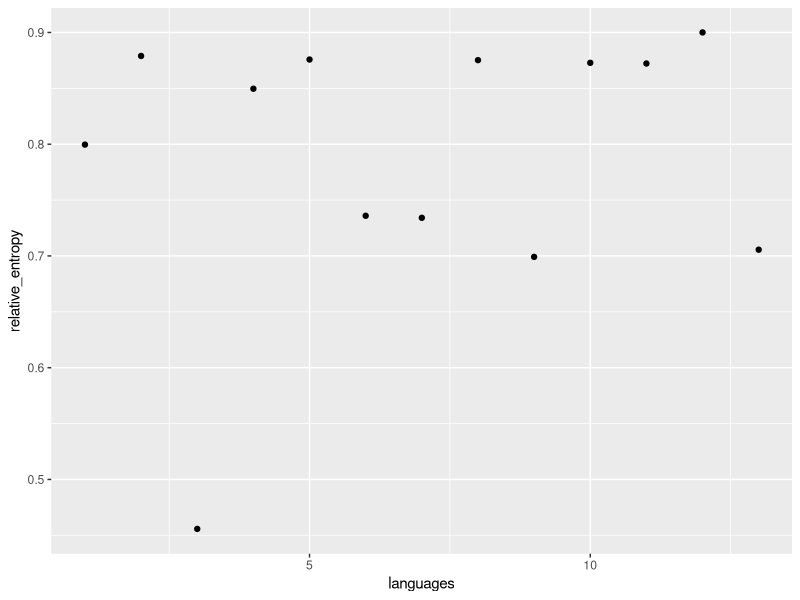
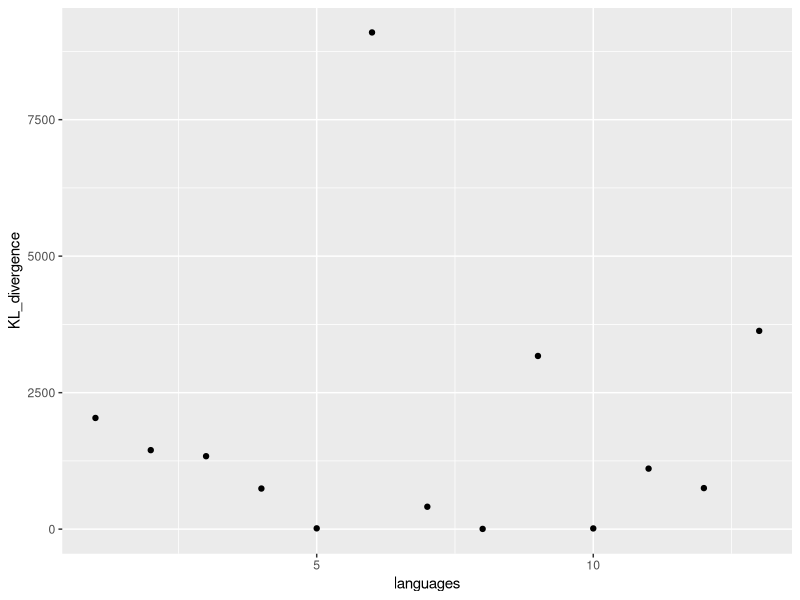
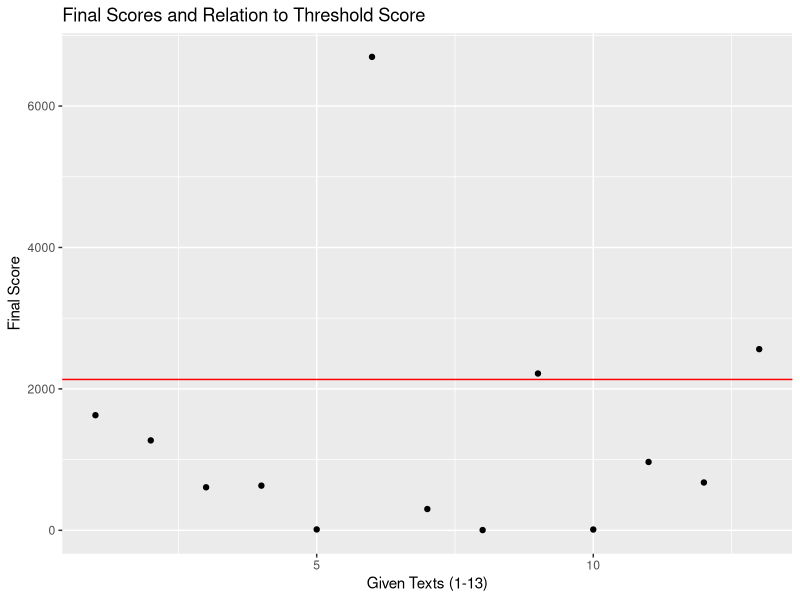

R code for these plots, in order:
## ---- chunk 1
library(tidyverse)
## ---- chunk 2
languages = c(1:13)
KL_divergence = c(2036.307892, 1446.905943, 1335.869791, 743.678471, 14.497046, 9097.490202, 410.340914, 4.239918, 3171.729715, 13.146736, 1108.437377, 751.700201, 3631.133715)
relative_entropy = c(0.799648, 0.878982, 0.455717, 0.849670, 0.875801, 0.735950, 0.734137, 0.875227, 0.699176, 0.872847, 0.872228, 0.900045, 0.705617)

lang_data = data.frame(cbind(languages, relative_entropy, KL_divergence))
## ---- chunk 3
re_plot = ggplot(lang_data, aes(x = languages, y = relative_entropy)) + geom_point()
re_plot

kl_plot = ggplot(lang_data, aes(x = languages, y = KL_divergence)) + geom_point()
kl_plot
## ---- chunk 4
pap_re = 0.744035
pap_kl = 2867.128641
pap_score = pap_re*pap_kl

lang_data["score"] = lang_data$relative_entropy*lang_data$KL_divergence
## ---- chunk 5
score_plot = ggplot(lang_data, aes(x = languages, y = score)) + geom_point() + geom_hline(yintercept = pap_score, col = "red") + labs(x = "Given Texts (1-13)", y = "Final Score", title = "Final Scores and Relation to Threshold Score")
score_plot
